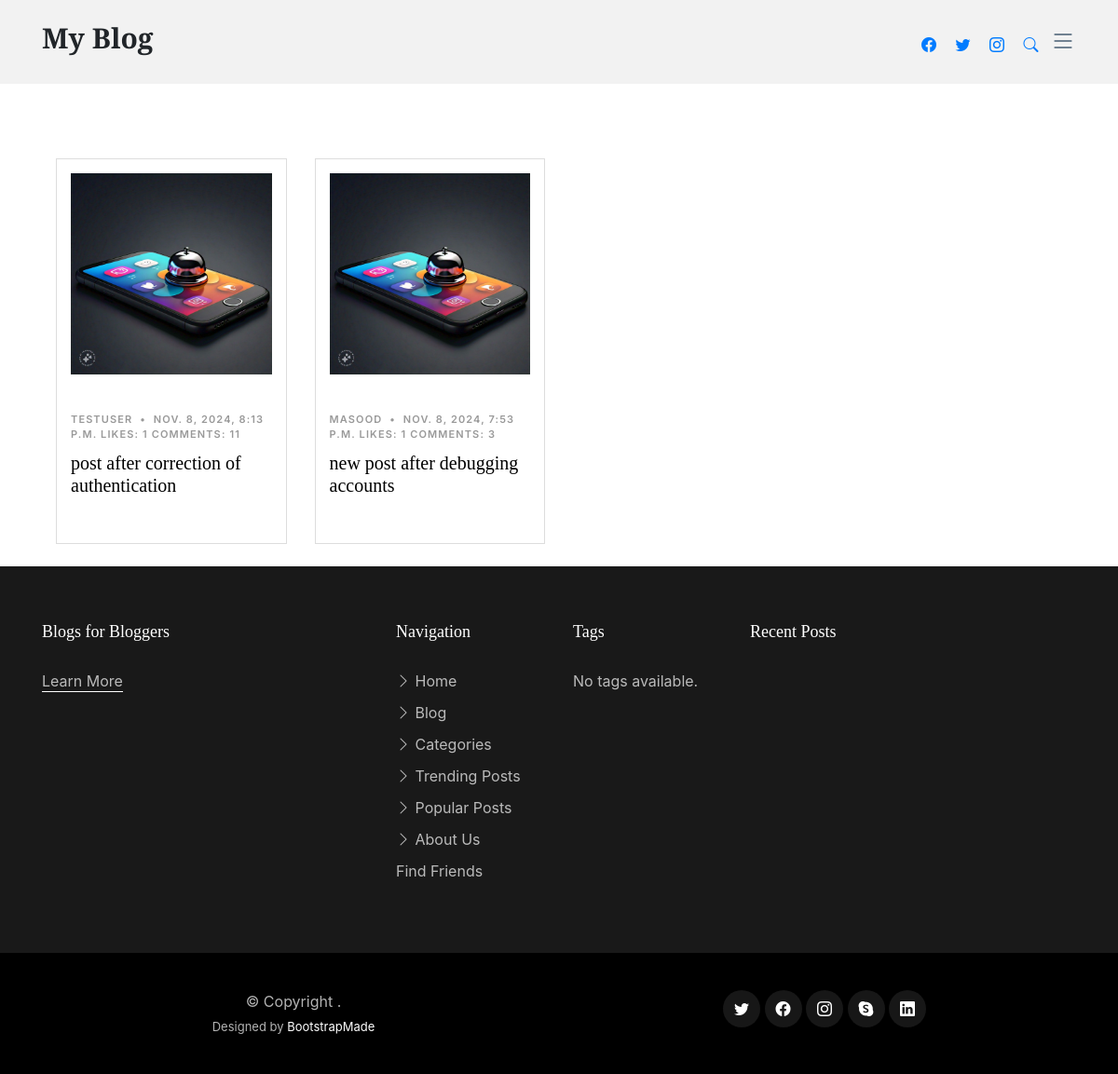
/metadata/all-posts/ (signed in), run on the app's committed database.
### blogapp/models.py (models this page shows, shortened)
class Post(models.Model):
    title = models.CharField(max_length=100)
    content = models.TextField()
    image1 = models.ImageField(upload_to='images/', blank=True, null=True)
    image2 = models.ImageField(upload_to='images/', blank=True, null=True)
    image3 = models.ImageField(upload_to='images/', blank=True, null=True)
    image4 = models.ImageField(upload_to='images/', blank=True, null=True)
    image5 = models.ImageField(upload_to='images/', blank=True, null=True)
    image6 = models.ImageField(upload_to='images/', blank=True, null=True)
    image7 = models.ImageField(upload_to='images/', blank=True, null=True)
    likes = models.ManyToManyField(User, related_name='liked_posts', blank=True)
    date_posted = models.DateTimeField(auto_now_add=True)
    author = models.ForeignKey(User, on_delete=models.CASCADE, related_name='posts')
    user = models.ForeignKey(User, on_delete=models.CASCADE, related_name='user_interactions', null=True, blank=True)
    tags = models.ManyToManyField(Tag, blank=True)
    categories = models.ManyToManyField(Category, related_name='posts', blank=True)
    share_count = models.PositiveIntegerField(default=0)
    total_likes = models.PositiveIntegerField(default=0)
    class Meta:
        ordering = ['-date_posted']  # Order by most recent posts
    def total_likes_with_comments(self):
        comments_likes_sum = sum(comment.likes.count() for comment in self.comments.all())
        return self.total_likes + comments_likes_sum

class Comment(models.Model):
    post = models.ForeignKey(Post, on_delete=models.CASCADE, related_name='comments')
    parent_comment = models.ForeignKey('self', on_delete=models.CASCADE, null=True, blank=True, related_name='child_comments')
    author = models.ForeignKey(User, on_delete=models.CASCADE)
    text = models.TextField()
    created_at = models.DateTimeField(auto_now_add=True)
    likes = models.ManyToManyField(User, related_name='liked_comments', blank=True)
    class Meta:
        ordering = ['-created_at']

### metadata/views.py (the view)
# urls.py: path('all-posts/', views.all_posts, name='all_posts'),
@login_required
def all_posts(request):
    posts = Post.objects.select_related('author').prefetch_related('likes').order_by('-date_posted')
    return render(request, 'all_posts.html', {'posts': posts})

### metadata/templates/all_posts.html (shortened to what this page needs)
{% extends 'base.html' %}
{% load static %}
{% block content %}
<section id="posts" class="posts">
    <div class="container-custom" data-aos="fade-up">
        <div class="row">
            {% for post in posts %}
            <div class="col-lg-3 col-md-4 col-sm-6 mb-4">
                <div class="post-entry-1 h-100">
                    <a href="{% url 'post_detail' post.pk %}">
                        {% if post.image1 %}
                            <img src="{{ post.image1.url }}" alt="Post Image" class="img-fluid">
                        {% else %}
                            <img src="{% static 'assets/img/default-post-image.jpg' %}" alt="Default Image" class="img-fluid">
                        {% endif %}
                    </a>
                    <div class="post-meta">
                        <span>{{ post.author.username }}</span>
                        <span class="mx-1">&bullet;</span>
                        <span>{{ post.date_posted }}</span>
                        <span>Likes: {{ post.total_likes_with_comments }}</span>
                        <span>Comments: {{ post.comments.count }}</span>
                    </div>
                    <h2><a href="{% url 'post_detail' post.pk %}">{{ post.title }}</a></h2>
                </div>
            </div>
            {% endfor %}
        </div>
    </div>
</section>
{% endblock %}

### metadata/templates/base.html (shortened to what this page needs)
{% load static %}
<!DOCTYPE html>
<html lang="en">
<head>
  <link href="{% static 'assets/vendor/bootstrap/css/bootstrap.min.css' %}" rel="stylesheet">
  <link rel="stylesheet" href="{% static 'assets/vendor/bootstrap/css/bootstrap.min.css' %}">
  <link href="{% static 'assets/vendor/bootstrap-icons/bootstrap-icons.css' %}" rel="stylesheet">
  <link href="{% static 'assets/vendor/swiper/swiper-bundle.min.css' %}" rel="stylesheet">
  <link href="{% static 'assets/vendor/glightbox/css/glightbox.min.css' %}" rel="stylesheet">
  <link href="{% static 'assets/vendor/aos/aos.css' %}" rel="stylesheet">
  <link href="https://stackpath.bootstrapcdn.com/bootstrap/4.5.2/css/bootstrap.min.css" rel="stylesheet">
  <link href="{% static 'assets/css/variables.css' %}" rel="stylesheet">
  <link href="{% static 'assets/css/main.css' %}" rel="stylesheet">
</head>
<body>
<header id="header" class="header d-flex align-items-center fixed-top">
  <div class="container-fluid container-xl d-flex align-items-center justify-content-between">
    <a href="{% url 'home' %}" class="logo d-flex align-items-center">
      <h1>My Blog</h1>
    </a>
    <nav id="navbar" class="navbar">
    </nav>
    <div class="position-relative">
      <a href="#" class="mx-2"><span class="bi-facebook"></span></a>
      <a href="#" class="mx-2"><span class="bi-twitter"></span></a>
      <a href="#" class="mx-2"><span class="bi-instagram"></span></a>
      <a href="{% url 'search' %}" class="mx-2 js-search-open"><span class="bi-search"></span></a>
      <i class="bi bi-list mobile-nav-toggle"></i>
    </div>
  </div>
</header>
<main id="main">
  <section id="hero-slider" class="hero-slider">
  </section>
  <div class="container">
    {% block content %}
    {% endblock %}
  </div>
  {% if user.is_authenticated %}
  <footer id="footer" class="footer">
    <div class="footer-content">
      <div class="container">
        <div class="row g-5">
          <div class="col-lg-4">
            <h3 class="footer-heading">Blogs for Bloggers</h3>
            <p><a href="{% url 'home' %}" class="footer-link-more">Learn More</a></p>
          </div>
          <div class="col-6 col-lg-2">
            <h3 class="footer-heading">Navigation</h3>
            <ul class="footer-links list-unstyled">
              <li><a href="{% url 'home' %}"><i class="bi bi-chevron-right"></i> Home</a></li>
              <li><a href="{% url 'all_posts' %}"><i class="bi bi-chevron-right"></i> Blog</a></li>
              <li><a href="{% url 'categories' %}"><i class="bi bi-chevron-right"></i> Categories</a></li>
              <li><a href="{% url 'most_commented_posts' %}"><i class="bi bi-chevron-right"></i> Trending Posts</a></li>
              <li><a href="{% url 'most_liked_posts' %}"><i class="bi bi-chevron-right"></i> Popular Posts</a></li>
              <li><a href="#"><i class="bi bi-chevron-right"></i> About Us</a></li>
              <li><a href="{% url 'user_list' %}">Find Friends</a></li>
            </ul>
          </div>
          <div class="col-6 col-lg-2">
            <h3 class="footer-heading">Tags</h3>
            <ul class="footer-links list-unstyled">
              {% for tag in tags %}
              <li><a href="{% url 'tag_detail' tag_slug=tag.slug %}"><i class="bi bi-chevron-right"></i> {{ tag.name }}</a></li>
              {% empty %}
              <li><p>No tags available.</p></li>
              {% endfor %}
            </ul>
          </div>
          <div class="col-lg-4">
            <h3 class="footer-heading">Recent Posts</h3>
          </div>
        </div>
      </div>
    </div>
    <div class="footer-legal">
      <div class="container">
        <div class="row justify-content-between">
          <div class="col-md-6 text-center text-md-start mb-3 mb-md-0">
            <div class="copyright">
              © Copyright <strong></strong>.
            </div>
            <div class="credits">
              Designed by <a href="https://bootstrapmade.com/">BootstrapMade</a>
            </div>
          </div>
          <div class="col-md-6">
            <div class="social-links mb-3 mb-lg-0 text-center text-md-end">
              <a href="#" class="twitter"><i class="bi bi-twitter"></i></a>
              <a href="#" class="facebook"><i class="bi bi-facebook"></i></a>
              <a href="#" class="instagram"><i class="bi bi-instagram"></i></a>
              <a href="#" class="google-plus"><i class="bi bi-skype"></i></a>
              <a href="#" class="linkedin"><i class="bi bi-linkedin"></i></a>
            </div>
          </div>
        </div>
      </div>
    </div>
  </footer>
  {% endif %}
</main>
  <link rel="stylesheet" href="https://maxcdn.bootstrapcdn.com/bootstrap/4.5.2/css/bootstrap.min.css">
</body>
</html>

### static/assets/css/variables.css (style rules this page uses)
:root { --font-default: 'EB Garamond', system-ui, -apple-system, "Segoe UI", Roboto, "Helvetica Neue", Arial, "Noto Sans", "Liberation Sans", sans-serif, "Apple Color Emoji", "Segoe UI Emoji", "Segoe UI Symbol", "Noto Color Emoji"; --font-primary: 'EB Garamond', serif; --font-secondary: 'Inter', sans-serif; --color-default: #212529; --color-default-rgb: 33, 37, 41; --color-links: #212529; --color-links-hover: #15171a; --color-primary: #212529; --color-primary-light: #26282c; --color-primary-dark: #0b0c0e; --color-primary-rgb: 33, 37, 41; --color-primary-light-rgb: 38, 40, 44; --color-primary-dark-rgb: 11, 12, 14; --color-secondary: #596d80; --color-secondary-light: #8498aa; --color-secondary-dark: #404f5c; --color-secondary-rgb: 89, 109, 128; --color-secondary-light-rgb: 132, 152, 170; --color-secondary-dark-rgb: 64, 79, 92; --color-blue: #0d6efd; --color-blue-rgb: 13, 110, 253; --color-indigo: #6610f2; --color-indigo-rgb: 102, 16, 242; --color-purple: #6f42c1; --color-purple-rgb: 111, 66, 193; --color-pink: #f3268c; --color-pink-rgb: 243, 38, 140; --color-red: #df1529; --color-red-rgb: 223, 21, 4; --color-orange: #fd7e14; --color-orange-rgb: 253, 126, 20; --color-yellow: #ffc107; --color-yellow-rgb: 255, 193, 7; --color-green: #059652; --color-green-rgb: 5, 150, 82; --color-teal: #20c997; --color-teal-rgb: 32, 201, 151; --color-cyan: #0dcaf0; --color-cyan-rgb: 13, 202, 240; --color-white: #ffffff; --color-white-rgb: 255, 255, 255; --color-gray: #6c757d; --color-gray-rgb: 108, 117, 125; --color-black: #000000; --color-black-rgb: 0, 0, 0; }
:root { --bs-blue: var(--color-blue); --bs-indigo: var(--color-indigo); --bs-purple: var(--color-purple); --bs-pink: var(--color-pink); --bs-red: var(--color-red); --bs-orange: var(--color-orange); --bs-yellow: var(--color-yellow); --bs-green: var(--color-green); --bs-teal: var(--color-teal); --bs-cyan: var(--color-cyan); --bs-white: var(--color-white); --bs-gray: var(--color-gray); --bs-gray-dark: #343a40; --bs-gray-100: #f8f9fa; --bs-gray-200: #e9ecef; --bs-gray-300: #dee2e6; --bs-gray-400: #ced4da; --bs-gray-500: #adb5bd; --bs-gray-600: #6c757d; --bs-gray-700: #495057; --bs-gray-800: #343a40; --bs-gray-900: #212529; --bs-primary: var(--color-blue); --bs-secondary: var(--color-blue); --bs-success: #198754; --bs-info: #0dcaf0; --bs-warning: #ffc107; --bs-danger: #dc3545; --bs-light: #f8f9fa; --bs-dark: #212529; --bs-primary-rgb: var(--color-primary-rgb); --bs-secondary-rgb: var(--color-secondary-rgb); --bs-success-rgb: 25, 135, 84; --bs-info-rgb: 13, 202, 240; --bs-warning-rgb: 255, 193, 7; --bs-danger-rgb: 220, 53, 69; --bs-light-rgb: 248, 249, 250; --bs-dark-rgb: 33, 37, 41; --bs-white-rgb: var(--color-white-rgb); --bs-black-rgb: var(--color-black-rgb); --bs-body-color-rgb: var(--color-default-rgb); --bs-body-bg-rgb: 255, 255, 255; --bs-font-sans-serif: var(--font-default); --bs-font-monospace: SFMono-Regular, Menlo, Monaco, Consolas, "Liberation Mono", "Courier New", monospace; --bs-gradient: linear-gradient(180deg, rgba(255, 255, 255, 0.15), rgba(255, 255, 255, 0)); --bs-body-font-family: var(--font-default); --bs-body-font-size: 1rem; --bs-body-font-weight: 400; --bs-body-line-height: 1.5; --bs-body-color: var(--color-default); --bs-body-bg: #fff; }

### metadata/templates/all_posts.html (style rules this page uses)
body { margin: 0; padding: 0; font-family: Arial, sans-serif; background-color: #f9f9f9; }
.container-custom { max-width: 1600px; margin: 0 auto; padding: 0 15px; }
.post-entry-1 { border: 1px solid #ddd; padding: 15px; background: #fff; margin-bottom: 15px; }
.post-entry-1 img { max-width: 100%; height: auto; }
.post-meta { margin-top: 10px; }
h2 { font-size: 18px; margin-top: 10px; }
#posts { width: 100%; padding: 0; }

### data on the page
Post: image1 (picture), author.username "TESTUSER", date_posted "NOV. 8, 2024, 8:13 P.M.", total_likes_with_comments "1", comments.count "11", title "post after correction of authentication"
Post: image1 (picture), author.username "MASOOD", date_posted "NOV. 8, 2024, 7:53 P.M.", total_likes_with_comments "1", comments.count "3", title "new post after debugging accounts"
